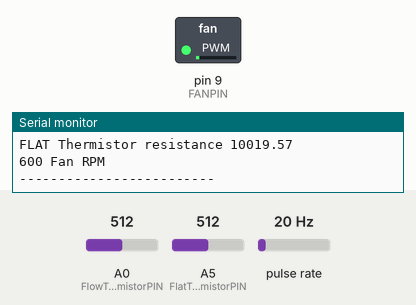
Recording of a sketch running on a simulated Arduino Uno, built with avr-gcc and run on an emulated ATmega328P. On the bench: switched loads named in the sketch (green lamp = pin HIGH), the last lines printed to the serial monitor. Wiring (inferred from the names in the program): pulse sensor: data pin 2. Inputs (shaded band) come from the test bench; at power-on: A0 (FlowThermistorPIN) = 512, A5 (FlatThermistorPIN) = 512, pulse rate 20 Hz.

Above: at 1.2 s.
1.3 s: A0 (FlowThermistorPIN) set to 537
3.6 s: A0 (FlowThermistorPIN) set to 564
At 5.1 s:
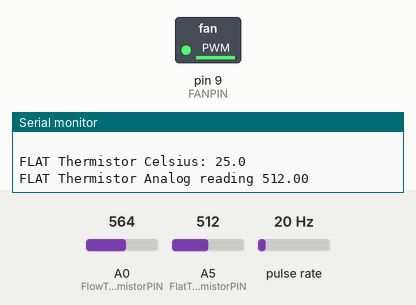
8.4 s: A0 (FlowThermistorPIN) set to 511
At 8.9 s:
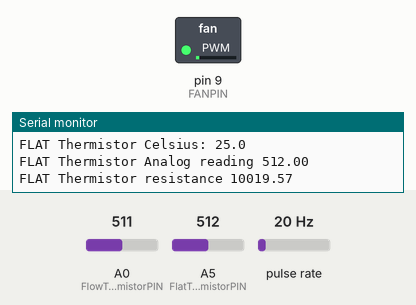
10.1 s: A0 (FlowThermistorPIN) set to 716
At 12.5 s:
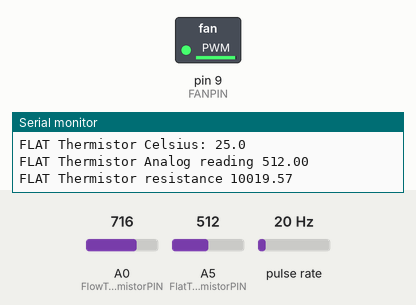
Timing chart, 0 to 14.0 s (numbered marks = the images above; inputs shaded):
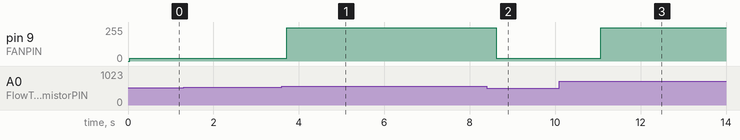

Measured:
- the behaviour switches between 545 and 546 on A0 (FlowThermistorPIN) (found by bisection; images 0 and 1)
- after the input at 3.6 s, pin 9 (FANPIN): 20/255 → 250/255 after 0.12 s
- after the input at 8.4 s, pin 9 (FANPIN): 250/255 → 20/255 after 0.22 s
- after the input at 10.1 s, pin 9 (FANPIN): 20/255 → 250/255 after 0.97 s

The sketch:

FanController.ino
```cpp
//Control fan speed based on thermosistor reading and also
//display fan speed RMP in Arduino Serial Monitor

//Baud should be 125K

//////////////////////////////////////////////////////////////////////////////////////
#include <math.h>

#define FlowThermistorPIN 0                 // Analog Pin 0
#define FlatThermistorPIN 5
#define FANPIN 9  // Takes dPin#9 supports PWM
#define HALLSENSOR 2


//Varibles used for calculations
int NbTopsFan;
int Calc;
//The pin location of the sensor
//int HALLSENSOR = 2;
//int fanPWM = 9;

typedef struct{                  //Defines the structure for multiple fans and their dividers
  char fantype;
  unsigned int fandiv;
}fanspec;

//Definitions of the fans
fanspec fanspace[3]={{0,1},{1,2},{2,8}};

char fan = 1;   //This is the varible used to select the fan and it's divider, set 1 for unipole hall effect sensor
//and 2 for bipole hall effect sensor


void rpm ()      //This is the function that the interupt calls
{
  NbTopsFan++;
}


float vcc = 5.00;                       // only used for display purposes, if used
// set to the measured Vcc.
float pad = 10000;                       // balance/pad resistor value, set this to
// the measured resistance of your pad resistor
float thermr = 10460;                   // thermistor nominal resistance


int fanSpeedHIGH = 250;  // 20 to 255 as fan speed
double fanSpeedHIGHThreshold = 28.0;

int fanSpeedLOW = 20;


float Thermistor(int RawADC) {
  long Resistance;
  float Temp;  // Dual-Purpose variable to save space.

  Resistance=pad*((1024.0 / RawADC) - 1);
  Temp = log(Resistance); // Saving the Log(resistance) so not to calculate  it 4 times later
  Temp = 1 / (0.001129148 + (0.000234125 * Temp) + (0.0000000876741 * Temp * Temp * Temp));
  Temp = Temp - 273.15;  // Convert Kelvin to Celsius

  // BEGIN- Remove these lines for the function not to display anything
  //Serial.print("ADC: ");
  //Serial.print(RawADC);
  //Serial.print("/1024");                           // Print out RAW ADC Number
  //Serial.print(", vcc: ");
  //Serial.print(vcc,2);
  //Serial.print(", pad: ");
  //Serial.print(pad/1000,3);
  //Serial.print(" Kohms, Volts: ");
  //Serial.print(((RawADC*vcc)/1024.0),3);
  //Serial.print(", Resistance: ");
  //Serial.print(Resistance);
  //Serial.print(" ohms, ");
  // END- Remove these lines for the function not to display anything

  // Uncomment this line for the function to return Fahrenheit instead.
  //temp = (Temp * 9.0)/ 5.0 + 32.0;                  // Convert to Fahrenheit
  return Temp;                                      // Return the Temperature
}

void setup() {
  Serial.begin(9600);
  pinMode(FANPIN, OUTPUT);
  pinMode(HALLSENSOR, INPUT);
  //pinMode(fanPWM,OUTPUT);
  attachInterrupt(0, rpm, RISING);

}

void loop() {
  float temp;
  temp=Thermistor(analogRead(FlowThermistorPIN));       // read ADC and  convert it to Celsius
  Serial.print("FLOW Thermistor Celsius: ");
  Serial.print(temp,1);                             // display Celsius
  //temp = (temp * 9.0)/ 5.0 + 32.0;                  // converts to  Fahrenheit
  //Serial.print(", Fahrenheit: ");
  //Serial.print(temp,1);                             // display  Fahrenheit
  Serial.println("");


  float reading;

  reading = analogRead(FlowThermistorPIN);

  Serial.print("FLOW Thermistor Analog reading ");
  Serial.println(reading,1);

  // convert the value to resistance
  reading = (1023 / reading)  - 1;
  reading = pad / reading;
  Serial.print("FLOW Thermistor resistance ");
  Serial.println(reading);


  if(temp>fanSpeedHIGHThreshold){

    analogWrite(FANPIN, fanSpeedHIGH);
    Serial.println("Fan speed is HIGH");
    Serial.println("      ");

  } else {
    analogWrite(FANPIN,fanSpeedLOW);
    Serial.println("Fan speed is LOW");
    Serial.println("      ");
  }


  //=================================
  float tempFlat;
  tempFlat=Thermistor(analogRead(FlatThermistorPIN));       // read ADC and  convert it to Celsius
  Serial.print("FLAT Thermistor Celsius: ");
  Serial.print(tempFlat,1);                             // display Celsius
  //temp = (temp * 9.0)/ 5.0 + 32.0;                  // converts to  Fahrenheit
  //Serial.print(", Fahrenheit: ");
  //Serial.print(temp,1);                             // display  Fahrenheit
  Serial.println("");


  float readingFlat;

  readingFlat = analogRead(FlatThermistorPIN);

  Serial.print("FLAT Thermistor Analog reading ");
  Serial.println(readingFlat);

  // convert the value to resistance
  readingFlat = (1023 / readingFlat)  - 1;
  readingFlat = pad / readingFlat;
  Serial.print("FLAT Thermistor resistance ");
  Serial.println(readingFlat);


  NbTopsFan = 0;  //Set NbTops to 0 ready for calculations
  sei();   //Enables interrupts
  delay (1000);  //Wait 1 second
  cli();   //Disable interrupts
  Calc = ((NbTopsFan * 60)/fanspace[fan].fandiv); //Times NbTopsFan (which is apprioxiamately the fequency the fan is spinning at) by 60 seconds before dividing by the fan's divider
  Serial.print (Calc, DEC); //Prints the number calculated above
  Serial.print (" Fan RPM\r\n"); //Prints " rpm" and a new line


  Serial.println("-------------------------");

  delay(500);                                      // Delay a bit...
}


////Working Code

//int fanPin = 9;  // Takes dPin#11 supports PWM
//  int fanSpeed = 250;  // 20 to 255 as fan speed
//
//  void setup() {
//    pinMode(fanPin, OUTPUT);
//  }
//
//  void loop() {
//    analogWrite(fanPin, fanSpeed);
//    delay(1000);
//  }


//
//#define SERIESRESISTOR 10000
//
//// What pin to connect the sensor to
//#define THERMISTORPIN A0
//
//void setup(void) {
//  Serial.begin(9600);
//}
//
//void loop(void) {
//  float reading;
//
//  reading = analogRead(THERMISTORPIN);
//
//  Serial.print("Analog reading ");
//  Serial.println(reading);
//
//  // convert the value to resistance
//  reading = (1023 / reading)  - 1;
//  reading = SERIESRESISTOR / reading;
//  Serial.print("Thermistor resistance ");
//  Serial.println(reading);
//
//  delay(1000);
//}
```
